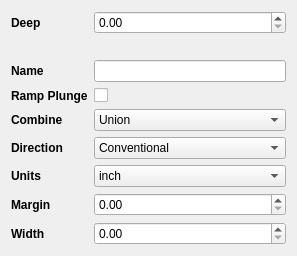
<?xml version="1.0" encoding="UTF-8"?>
<ui version="4.0">
 <class>Form</class>
 <widget class="QWidget" name="Form">
  <property name="geometry">
   <rect>
    <x>0</x>
    <y>0</y>
    <width>297</width>
    <height>234</height>
   </rect>
  </property>
  <property name="windowTitle">
   <string>Form</string>
  </property>
  <layout class="QVBoxLayout" name="verticalLayout">
   <item>
    <layout class="QFormLayout" name="formLayout_3">
     <property name="formAlignment">
      <set>Qt::AlignCenter</set>
     </property>
     <item row="2" column="0">
      <widget class="QLabel" name="label_19">
       <property name="font">
        <font>
         <weight>75</weight>
         <bold>true</bold>
        </font>
       </property>
       <property name="text">
        <string>Name</string>
       </property>
      </widget>
     </item>
     <item row="2" column="1">
      <widget class="QLineEdit" name="lineEdit"/>
     </item>
     <item row="3" column="0">
      <widget class="QLabel" name="label_20">
       <property name="font">
        <font>
         <weight>75</weight>
         <bold>true</bold>
        </font>
       </property>
       <property name="text">
        <string>Ramp Plunge</string>
       </property>
      </widget>
     </item>
     <item row="3" column="1">
      <widget class="QCheckBox" name="checkBox_2">
       <property name="text">
        <string/>
       </property>
      </widget>
     </item>
     <item row="4" column="0">
      <widget class="QLabel" name="label_35">
       <property name="font">
        <font>
         <weight>75</weight>
         <bold>true</bold>
        </font>
       </property>
       <property name="text">
        <string>Combine</string>
       </property>
      </widget>
     </item>
     <item row="4" column="1">
      <widget class="QComboBox" name="comboBox_6">
       <item>
        <property name="text">
         <string>Union</string>
        </property>
       </item>
       <item>
        <property name="text">
         <string>Intersect</string>
        </property>
       </item>
       <item>
        <property name="text">
         <string>Diff</string>
        </property>
       </item>
       <item>
        <property name="text">
         <string>Xor</string>
        </property>
       </item>
      </widget>
     </item>
     <item row="5" column="0">
      <widget class="QLabel" name="label_36">
       <property name="font">
        <font>
         <weight>75</weight>
         <bold>true</bold>
        </font>
       </property>
       <property name="text">
        <string>Direction</string>
       </property>
      </widget>
     </item>
     <item row="5" column="1">
      <widget class="QComboBox" name="comboBox_5">
       <item>
        <property name="text">
         <string>Conventional</string>
        </property>
       </item>
       <item>
        <property name="text">
         <string>Climb</string>
        </property>
       </item>
      </widget>
     </item>
     <item row="6" column="0">
      <widget class="QLabel" name="label_37">
       <property name="font">
        <font>
         <weight>75</weight>
         <bold>true</bold>
        </font>
       </property>
       <property name="text">
        <string>Units</string>
       </property>
      </widget>
     </item>
     <item row="6" column="1">
      <widget class="QComboBox" name="comboBox_3">
       <item>
        <property name="text">
         <string>inch</string>
        </property>
       </item>
       <item>
        <property name="text">
         <string>mm</string>
        </property>
       </item>
      </widget>
     </item>
     <item row="7" column="0">
      <widget class="QLabel" name="label_38">
       <property name="font">
        <font>
         <weight>75</weight>
         <bold>true</bold>
        </font>
       </property>
       <property name="text">
        <string>Margin</string>
       </property>
      </widget>
     </item>
     <item row="7" column="1">
      <widget class="QDoubleSpinBox" name="doubleSpinBox_8"/>
     </item>
     <item row="8" column="0">
      <widget class="QLabel" name="label">
       <property name="font">
        <font>
         <weight>75</weight>
         <bold>true</bold>
        </font>
       </property>
       <property name="text">
        <string>Width</string>
       </property>
      </widget>
     </item>
     <item row="8" column="1">
      <widget class="QDoubleSpinBox" name="doubleSpinBox"/>
     </item>
     <item row="0" column="0">
      <widget class="QLabel" name="labelPocketDepth">
       <property name="font">
        <font>
         <weight>75</weight>
         <bold>true</bold>
        </font>
       </property>
       <property name="text">
        <string>Deep</string>
       </property>
      </widget>
     </item>
     <item row="0" column="1">
      <widget class="QDoubleSpinBox" name="doubleSpinBoxPocketDepth"/>
     </item>
     <item row="1" column="0">
      <widget class="QLabel" name="label_2">
       <property name="text">
        <string/>
       </property>
      </widget>
     </item>
    </layout>
   </item>
  </layout>
 </widget>
 <resources/>
 <connections/>
</ui>
